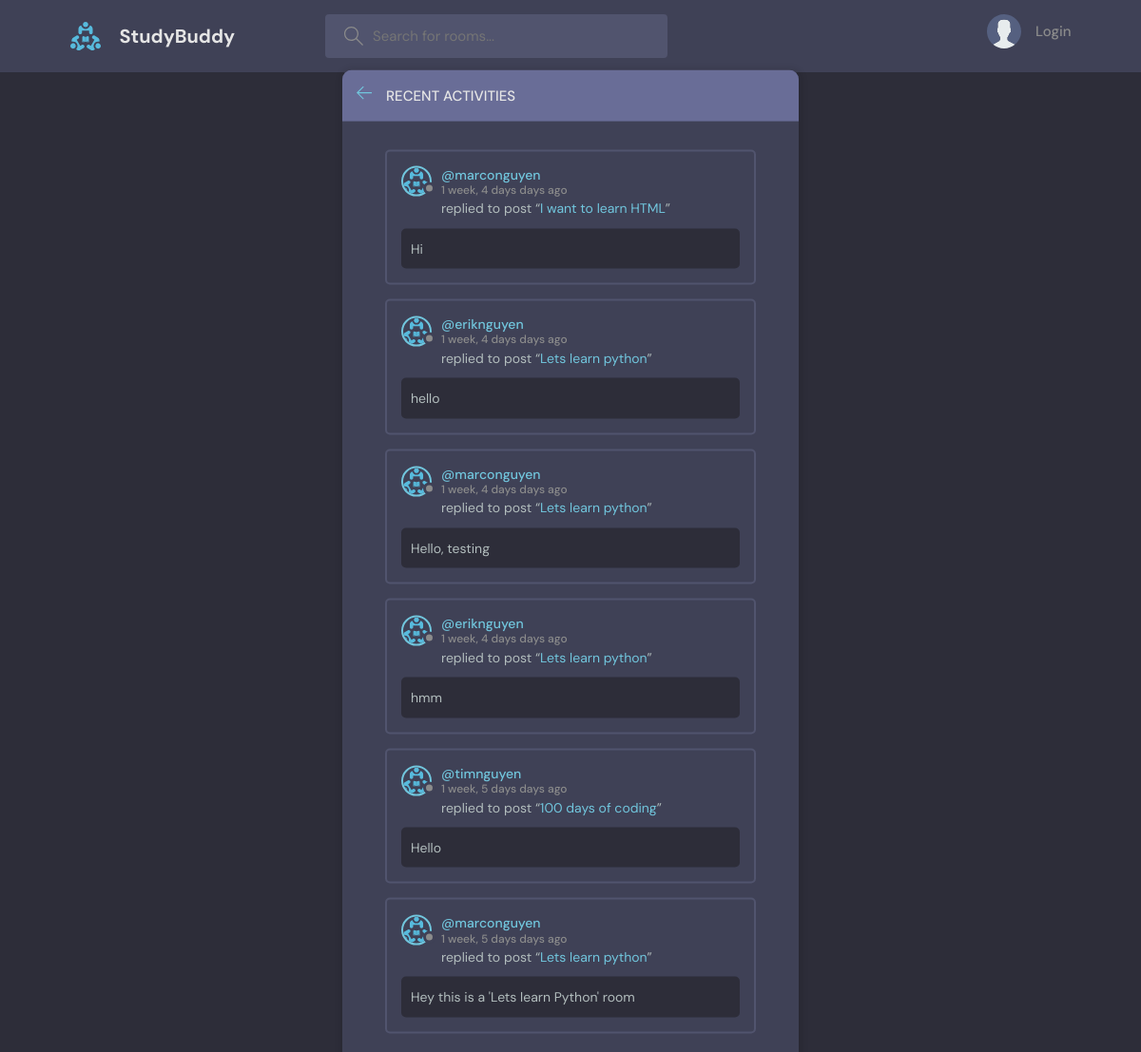
/activity/, run on an earlier commit of the app's database.
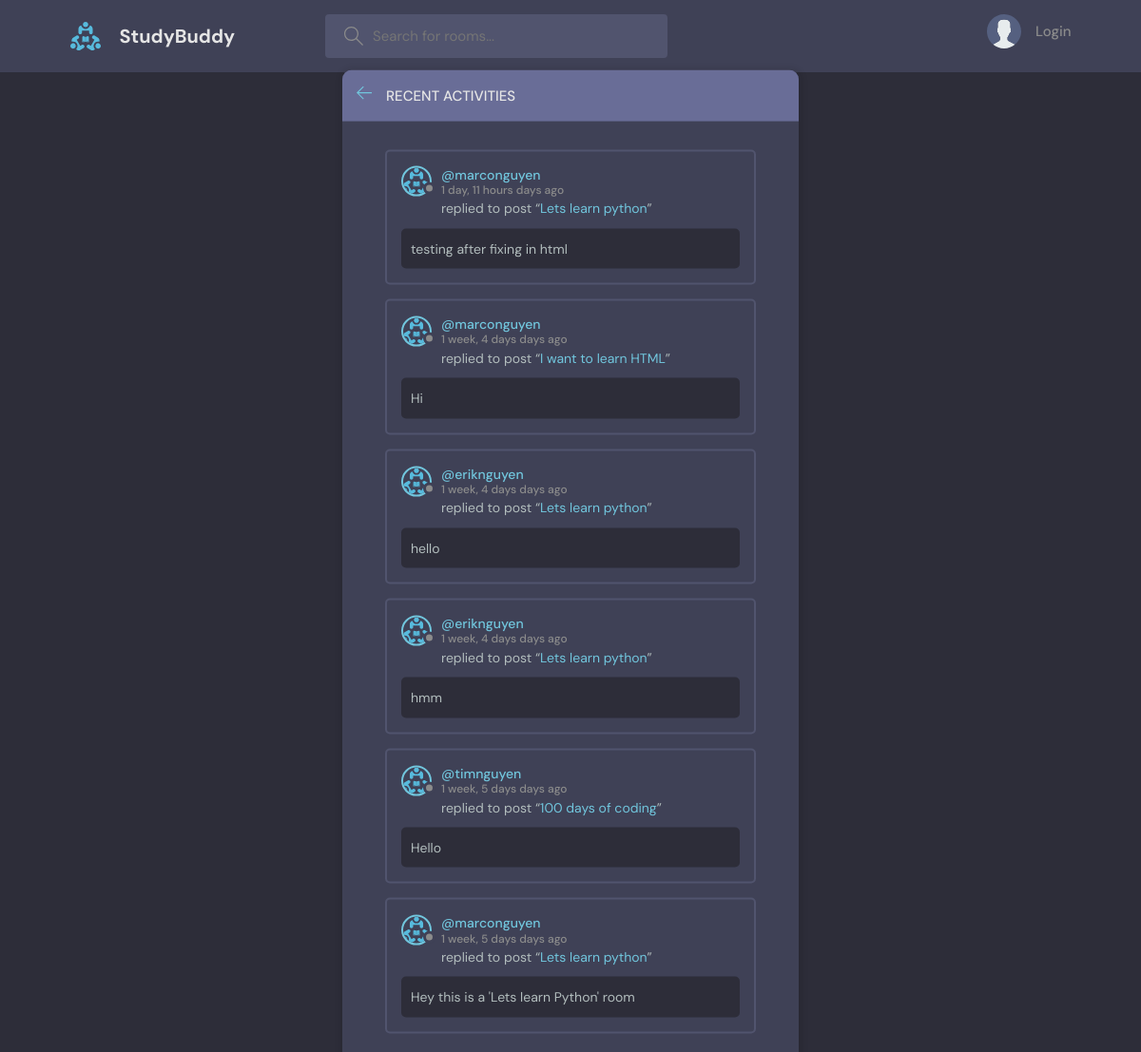
And on a later commit of the database.
### base/models.py (models this page shows, shortened)
class Message(models.Model):
    user = models.ForeignKey(User, on_delete= models.CASCADE) # 1 user can have many mess(s)
    room = models.ForeignKey(Room, on_delete= models.CASCADE) # 1 to many, khi xoa phong thi toan bo message cua room do deu bi xoa
    body = models.TextField()
    updated = models.DateTimeField(auto_now= True) # auto now -> takes a snapshot on every time we save item(s)
    created = models.DateTimeField(auto_now_add= True) # created -> takes a stamp when we first create item
    class Meta:
        ordering = ['-updated', '-created']

class Room(models.Model): # Từ Room viết hoa chữ R như trong class code trong python
    host = models.ForeignKey(User, on_delete= models.SET_NULL, null= True)
    topic = models.ForeignKey(Topic, on_delete= models.SET_NULL, null= True)
    name = models.CharField(max_length= 200)
    description = models.TextField(null= True, blank= True)
    participants = models.ManyToManyField(User, related_name= 'participants', blank= True) # đang ở trong trang web, sử dụng mối quan hệ many to many
    updated = models.DateTimeField(auto_now= True) # auto now -> takes a snapshot on every time we save item(s)
    created = models.DateTimeField(auto_now_add= True) # created -> takes a stamp when we first create item
    class Meta:
        ordering = ['-updated', '-created'] # bỏ thêm dấu - để lên đầu, ko thì ở chót
    def __str__(self):
        return self.name

### base/views.py (the view)
# urls.py: path('activity/', views.activityPage, name= 'activity'),
def activityPage(request):
    room_messages = Message.objects.all()
    return render(request, 'base/activity.html', {'room_messages': room_messages})

### base/templates/base/activity.html (shortened to what this page needs)
{% extends 'main.html' %}
{% load static %}
{% block content %}
<main class="layout">
  <div class="container">
    <div class="layout__box">
      <div class="layout__boxHeader">
        <div class="layout__boxTitle">
          <a href="{% url 'home' %}">
            <svg version="1.1" xmlns="http://www.w3.org/2000/svg" width="32" height="32" viewBox="0 0 32 32">
              <title>arrow-left</title>
              <path
                d="M13.723 2.286l-13.723 13.714 13.719 13.714 1.616-1.611-10.96-10.96h27.625v-2.286h-27.625l10.965-10.965-1.616-1.607z"
              ></path>
            </svg>
          </a>
          <h3>Recent Activities</h3>
        </div>
      </div>
      <div class="activities-page layout__body">
        {% for message in room_messages %}
        <div class="activities__box">
          <div class="activities__boxHeader roomListRoom__header">
              <a href="{% url 'user-profile' message.user.id %}" class="roomListRoom__author">
                  <div class="avatar avatar--small">
                      <img src="{% static 'images/logo.svg' %}" />
                  </div>
                  <p>
                      @{{message.user}}
                      <span>{{message.created|timesince}} days ago</span>
                  </p>
              </a>
          </div>
          <div class="activities__boxContent">
              <p>replied to post “<a href="{% url 'room' message.room.id %}">{{message.room}}</a>”</p>
              <div class="activities__boxRoomContent">
                  {{message.body}}
              </div>
          </div>
        </div>
        {% endfor %}
      </div>
    </div>
  </div>
</main>
{% endblock content %}

What changed in the data, as far as the page shows it:
removed Message: user "marconguyen", created "1 week, 4 days", room "Lets learn python", body "Hello, testing"
added Message: user "marconguyen", created "1 day, 11 hours", room "Lets learn python", body "testing after fixing in html"
